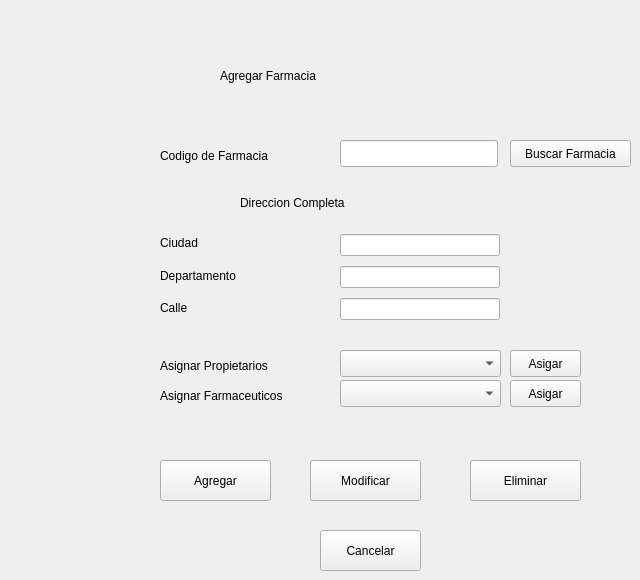
       <widget class="QWidget" name="tab_8">
        <attribute name="title">
         <string>Agregar Farmacia</string>
        </attribute>
        <widget class="QWidget" name="verticalLayoutWidget_3">
         <property name="geometry">
          <rect>
           <x>340</x>
           <y>230</y>
           <width>160</width>
           <height>95</height>
          </rect>
         </property>
         <layout class="QVBoxLayout" name="verticalLayout_3">
          <item>
           <widget class="QLineEdit" name="tf_Farmacia_Ciudad_2"/>
          </item>
          <item>
           <widget class="QLineEdit" name="tf_Farmacia_departamento_2"/>
          </item>
          <item>
           <widget class="QLineEdit" name="tf_Farmacia_calle_2"/>
          </item>
         </layout>
        </widget>
        <widget class="QLabel" name="label_38">
         <property name="geometry">
          <rect>
           <x>220</x>
           <y>60</y>
           <width>231</width>
           <height>31</height>
          </rect>
         </property>
         <property name="styleSheet">
          <string notr="true">font: italic 20pt &quot;URW Palladio L&quot;;</string>
         </property>
         <property name="text">
          <string>Agregar Farmacia</string>
         </property>
        </widget>
        <widget class="QLabel" name="label_39">
         <property name="geometry">
          <rect>
           <x>160</x>
           <y>140</y>
           <width>158</width>
           <height>31</height>
          </rect>
         </property>
         <property name="layoutDirection">
          <enum>Qt::RightToLeft</enum>
         </property>
         <property name="text">
          <string>Codigo de Farmacia</string>
         </property>
         <property name="indent">
          <number>0</number>
         </property>
        </widget>
        <widget class="QPushButton" name="bt_Farmacia_Cancelar_2">
         <property name="geometry">
          <rect>
           <x>320</x>
           <y>530</y>
           <width>101</width>
           <height>41</height>
          </rect>
         </property>
         <property name="text">
          <string>Cancelar</string>
         </property>
        </widget>
        <widget class="QLabel" name="label_40">
         <property name="geometry">
          <rect>
           <x>240</x>
           <y>190</y>
           <width>158</width>
           <height>25</height>
          </rect>
         </property>
         <property name="text">
          <string>Direccion Completa</string>
         </property>
        </widget>
        <widget class="QPushButton" name="bt_Farmacia_asigPropietarios_2">
         <property name="geometry">
          <rect>
           <x>510</x>
           <y>350</y>
           <width>71</width>
           <height>27</height>
          </rect>
         </property>
         <property name="text">
          <string>Asigar</string>
         </property>
        </widget>
        <widget class="QLabel" name="label_41">
         <property name="geometry">
          <rect>
           <x>160</x>
           <y>380</y>
           <width>158</width>
           <height>31</height>
          </rect>
         </property>
         <property name="layoutDirection">
          <enum>Qt::RightToLeft</enum>
         </property>
         <property name="text">
          <string>Asignar Farmaceuticos</string>
         </property>
         <property name="indent">
          <number>0</number>
         </property>
        </widget>
        <widget class="QComboBox" name="cb_Farmacia_farmaceuticos_2">
         <property name="geometry">
          <rect>
           <x>340</x>
           <y>380</y>
           <width>161</width>
           <height>27</height>
          </rect>
         </property>
        </widget>
        <widget class="QPushButton" name="bt_Farmacia_Agregar_2">
         <property name="geometry">
          <rect>
           <x>160</x>
           <y>460</y>
           <width>111</width>
           <height>41</height>
          </rect>
         </property>
         <property name="text">
          <string>Agregar</string>
         </property>
        </widget>
        <widget class="QLineEdit" name="tf_Farmacia_codigoFarm_2">
         <property name="geometry">
          <rect>
           <x>340</x>
           <y>140</y>
           <width>158</width>
           <height>27</height>
          </rect>
         </property>
        </widget>
        <widget class="QPushButton" name="bt_Farmacia_asigFarmaceuticos_2">
         <property name="geometry">
          <rect>
           <x>510</x>
           <y>380</y>
           <width>71</width>
           <height>27</height>
          </rect>
         </property>
         <property name="text">
          <string>Asigar</string>
         </property>
        </widget>
        <widget class="QWidget" name="verticalLayoutWidget_4">
         <property name="geometry">
          <rect>
           <x>160</x>
           <y>230</y>
           <width>160</width>
           <height>91</height>
          </rect>
         </property>
         <layout class="QVBoxLayout" name="verticalLayout_4">
          <item>
           <widget class="QLabel" name="label_42">
            <property name="text">
             <string>Ciudad</string>
            </property>
           </widget>
          </item>
          <item>
           <widget class="QLabel" name="label_43">
            <property name="text">
             <string>Departamento</string>
            </property>
           </widget>
          </item>
          <item>
           <widget class="QLabel" name="label_44">
            <property name="text">
             <string>Calle</string>
            </property>
           </widget>
          </item>
         </layout>
        </widget>
        <widget class="QComboBox" name="cb_Farmacia_Propietarios_2">
         <property name="geometry">
          <rect>
           <x>340</x>
           <y>350</y>
           <width>161</width>
           <height>27</height>
          </rect>
         </property>
        </widget>
        <widget class="QLabel" name="label_45">
         <property name="geometry">
          <rect>
           <x>160</x>
           <y>350</y>
           <width>158</width>
           <height>31</height>
          </rect>
         </property>
         <property name="layoutDirection">
          <enum>Qt::RightToLeft</enum>
         </property>
         <property name="text">
          <string>Asignar Propietarios</string>
         </property>
         <property name="indent">
          <number>0</number>
         </property>
        </widget>
        <widget class="QPushButton" name="bt_Farmacia_Modificar_2">
         <property name="geometry">
          <rect>
           <x>310</x>
           <y>460</y>
           <width>111</width>
           <height>41</height>
          </rect>
         </property>
         <property name="text">
          <string>Modificar</string>
         </property>
        </widget>
        <widget class="QPushButton" name="bt_Farmacia_Eliminar_2">
         <property name="geometry">
          <rect>
           <x>470</x>
           <y>460</y>
           <width>111</width>
           <height>41</height>
          </rect>
         </property>
         <property name="text">
          <string>Eliminar</string>
         </property>
        </widget>
        <widget class="QPushButton" name="bt_FindFarmacia_2">
         <property name="geometry">
          <rect>
           <x>510</x>
           <y>140</y>
           <width>121</width>
           <height>27</height>
          </rect>
         </property>
         <property name="text">
          <string>Buscar Farmacia</string>
         </property>
        </widget>
       </widget>
